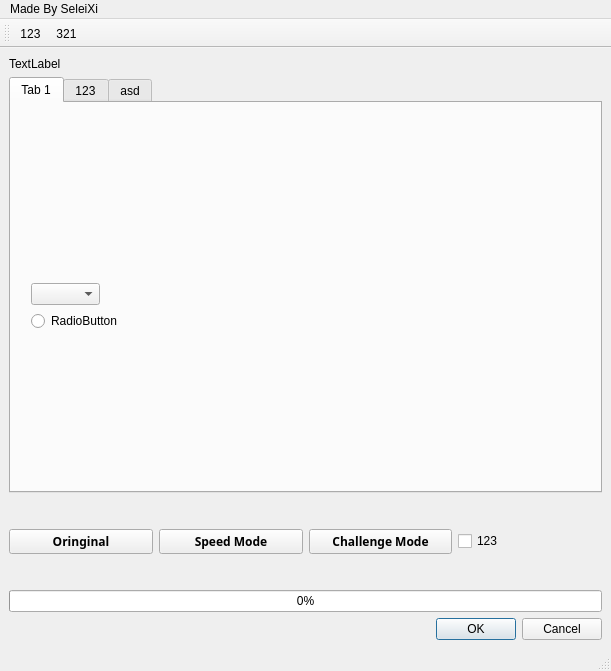
<?xml version="1.0" encoding="UTF-8"?>
<ui version="4.0">
 <class>LordGame</class>
 <widget class="QMainWindow" name="LordGame">
  <property name="geometry">
   <rect>
    <x>0</x>
    <y>0</y>
    <width>611</width>
    <height>671</height>
   </rect>
  </property>
  <property name="windowTitle">
   <string>LordGame</string>
  </property>
  <property name="styleSheet">
   <string notr="true">#horizontalLayout QPushButton{
color:blue;
backgroundcolor:red;
}
.QDialog .QPushButton{
color:yellow;
}
QCheckBox:hover:checked { color: red }</string>
  </property>
  <widget class="QWidget" name="centralwidget">
   <property name="font">
    <font>
     <family>System</family>
     <weight>75</weight>
     <italic>true</italic>
     <bold>true</bold>
    </font>
   </property>
   <layout class="QVBoxLayout" name="verticalLayout">
    <item>
     <widget class="QLabel" name="label_3">
      <property name="text">
       <string>TextLabel</string>
      </property>
     </widget>
    </item>
    <item>
     <widget class="QTabWidget" name="tabWidget">
      <property name="currentIndex">
       <number>0</number>
      </property>
      <widget class="QWidget" name="tab">
       <attribute name="title">
        <string>Tab 1</string>
       </attribute>
       <widget class="QLabel" name="label">
        <property name="geometry">
         <rect>
          <x>110</x>
          <y>-20</y>
          <width>541</width>
          <height>451</height>
         </rect>
        </property>
        <property name="text">
         <string/>
        </property>
        <property name="pixmap">
         <pixmap>C:/Users/bzhan/Desktop/test_decompiler/chigua.png</pixmap>
        </property>
       </widget>
       <widget class="QKeySequenceEdit" name="keySequenceEdit">
        <property name="geometry">
         <rect>
          <x>80</x>
          <y>480</y>
          <width>113</width>
          <height>20</height>
         </rect>
        </property>
       </widget>
       <widget class="QToolButton" name="toolButton">
        <property name="geometry">
         <rect>
          <x>290</x>
          <y>480</y>
          <width>37</width>
          <height>18</height>
         </rect>
        </property>
        <property name="text">
         <string>...</string>
        </property>
       </widget>
       <widget class="QComboBox" name="comboBox">
        <property name="geometry">
         <rect>
          <x>20</x>
          <y>180</y>
          <width>69</width>
          <height>22</height>
         </rect>
        </property>
       </widget>
       <widget class="QRadioButton" name="radioButton">
        <property name="geometry">
         <rect>
          <x>20</x>
          <y>210</y>
          <width>89</width>
          <height>16</height>
         </rect>
        </property>
        <property name="text">
         <string>RadioButton</string>
        </property>
       </widget>
      </widget>
      <widget class="QWidget" name="tab_2">
       <attribute name="title">
        <string>123</string>
       </attribute>
       <layout class="QHBoxLayout" name="horizontalLayout_3">
        <item>
         <layout class="QHBoxLayout" name="horizontalLayout_4">
          <item>
           <widget class="QCheckBox" name="checkBox_2">
            <property name="text">
             <string>CheckBox</string>
            </property>
           </widget>
          </item>
          <item>
           <widget class="QPushButton" name="pushButton_4">
            <property name="text">
             <string>PushButton</string>
            </property>
           </widget>
          </item>
         </layout>
        </item>
        <item>
         <layout class="QHBoxLayout" name="horizontalLayout_2">
          <item>
           <widget class="QListWidget" name="listWidget">
            <item>
             <property name="text">
              <string>新建项目</string>
             </property>
            </item>
            <item>
             <property name="text">
              <string>新建项目</string>
             </property>
            </item>
            <item>
             <property name="text">
              <string>新建项目</string>
             </property>
            </item>
           </widget>
          </item>
         </layout>
        </item>
       </layout>
      </widget>
      <widget class="QWidget" name="tab_3">
       <attribute name="title">
        <string>asd</string>
       </attribute>
       <widget class="QTextEdit" name="textEdit">
        <property name="geometry">
         <rect>
          <x>0</x>
          <y>0</y>
          <width>711</width>
          <height>391</height>
         </rect>
        </property>
       </widget>
      </widget>
     </widget>
    </item>
    <item>
     <layout class="QHBoxLayout" name="horizontalLayout">
      <property name="sizeConstraint">
       <enum>QLayout::SetDefaultConstraint</enum>
      </property>
      <property name="leftMargin">
       <number>0</number>
      </property>
      <property name="topMargin">
       <number>30</number>
      </property>
      <property name="bottomMargin">
       <number>30</number>
      </property>
      <item>
       <widget class="QPushButton" name="pushButton_2">
        <property name="sizePolicy">
         <sizepolicy hsizetype="Minimum" vsizetype="Preferred">
          <horstretch>0</horstretch>
          <verstretch>0</verstretch>
         </sizepolicy>
        </property>
        <property name="font">
         <font>
          <family>MiSans Heavy</family>
          <weight>75</weight>
          <italic>false</italic>
          <bold>true</bold>
         </font>
        </property>
        <property name="text">
         <string>Oringinal</string>
        </property>
       </widget>
      </item>
      <item>
       <widget class="QPushButton" name="pushButton">
        <property name="sizePolicy">
         <sizepolicy hsizetype="Minimum" vsizetype="Minimum">
          <horstretch>0</horstretch>
          <verstretch>0</verstretch>
         </sizepolicy>
        </property>
        <property name="font">
         <font>
          <family>MiSans Heavy</family>
          <weight>75</weight>
          <italic>false</italic>
          <bold>true</bold>
         </font>
        </property>
        <property name="text">
         <string>Speed Mode</string>
        </property>
        <property name="autoDefault">
         <bool>false</bool>
        </property>
        <property name="flat">
         <bool>false</bool>
        </property>
       </widget>
      </item>
      <item>
       <widget class="QPushButton" name="pushButton_3">
        <property name="enabled">
         <bool>true</bool>
        </property>
        <property name="sizePolicy">
         <sizepolicy hsizetype="Minimum" vsizetype="Preferred">
          <horstretch>0</horstretch>
          <verstretch>0</verstretch>
         </sizepolicy>
        </property>
        <property name="font">
         <font>
          <family>MiSans Heavy</family>
          <weight>75</weight>
          <italic>false</italic>
          <bold>true</bold>
         </font>
        </property>
        <property name="text">
         <string>Challenge Mode</string>
        </property>
        <property name="icon">
         <iconset>
          <normaloff>../../../封面/chigua.png</normaloff>../../../封面/chigua.png</iconset>
        </property>
       </widget>
      </item>
      <item>
       <widget class="QCheckBox" name="checkBox">
        <property name="text">
         <string>123</string>
        </property>
       </widget>
      </item>
     </layout>
    </item>
    <item>
     <widget class="QProgressBar" name="progressBar">
      <property name="maximum">
       <number>5</number>
      </property>
      <property name="value">
       <number>0</number>
      </property>
     </widget>
    </item>
    <item>
     <widget class="QDialogButtonBox" name="buttonBox">
      <property name="styleSheet">
       <string notr="true"/>
      </property>
      <property name="standardButtons">
       <set>QDialogButtonBox::Cancel|QDialogButtonBox::Ok</set>
      </property>
     </widget>
    </item>
   </layout>
  </widget>
  <widget class="QMenuBar" name="menubar">
   <property name="geometry">
    <rect>
     <x>0</x>
     <y>0</y>
     <width>611</width>
     <height>23</height>
    </rect>
   </property>
   <widget class="QMenu" name="menuHelp">
    <property name="title">
     <string>Made By SeleiXi</string>
    </property>
    <addaction name="separator"/>
    <addaction name="separator"/>
    <addaction name="action123"/>
    <addaction name="separator"/>
    <addaction name="action321"/>
   </widget>
   <addaction name="menuHelp"/>
  </widget>
  <widget class="QStatusBar" name="statusbar"/>
  <widget class="QToolBar" name="toolBar">
   <property name="windowTitle">
    <string>toolBar</string>
   </property>
   <attribute name="toolBarArea">
    <enum>TopToolBarArea</enum>
   </attribute>
   <attribute name="toolBarBreak">
    <bool>false</bool>
   </attribute>
   <addaction name="action123"/>
   <addaction name="action321"/>
  </widget>
  <action name="action">
   <property name="text">
    <string>作者聯繫方式</string>
   </property>
  </action>
  <action name="action123">
   <property name="text">
    <string>123</string>
   </property>
  </action>
  <action name="action321">
   <property name="text">
    <string>321</string>
   </property>
  </action>
 </widget>
 <resources/>
 <connections/>
</ui>
